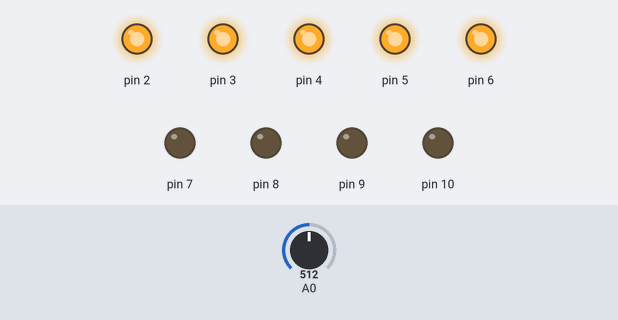
This sketch was run on a simulated Arduino Uno, built with avr-gcc and run on an emulated ATmega328P. Shown: output pins drawn as LEDs (lit = HIGH). The test bench sets the inputs (shaded band); at power-on: A0 = 512.

Above: at 1.2 s.
1.3 s: A0 set to 621
2.8 s: A0 set to 653
At 3.2 s:
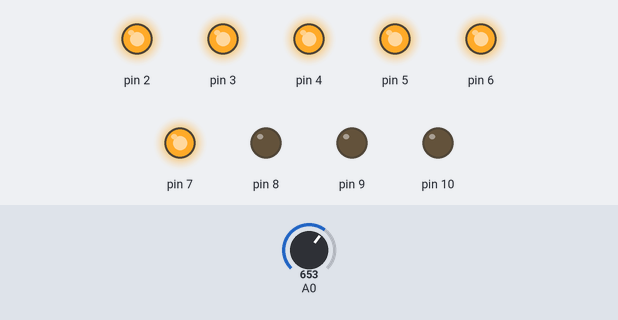
4.3 s: A0 set to 511
At 5.3 s:
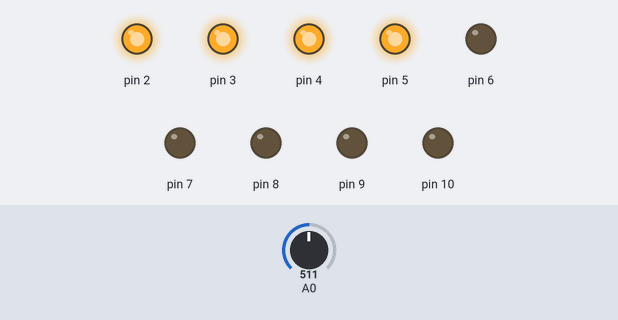
5.8 s: A0 set to 390
7.3 s: A0 set to 372
At 7.7 s:
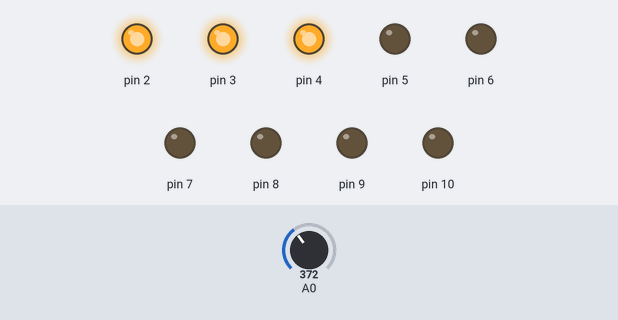
8.8 s: A0 set to 716
At 10.1 s:
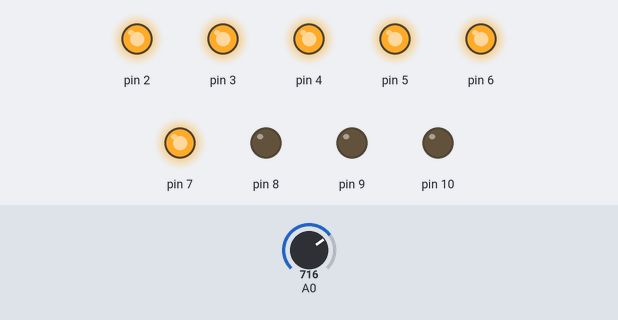
Timing chart, 0 to 11.3 s (numbered marks = the images above; inputs shaded):
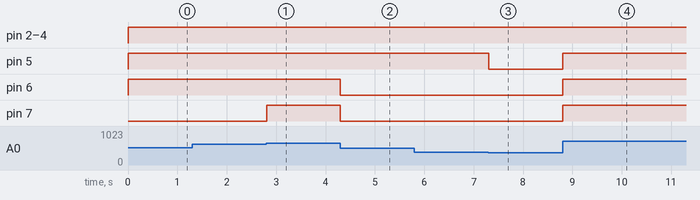

The sketch:

Gr_fico_de_Barras__aula_10_.ino
```cpp
// Variáveis:
int leitura = 0;
int porta = 0;
int leds = 0;

// Inicia uma vez:
void setup()
{
  /* Define A0 como pino de entrada e
  os pinos de 2 a 10 como de saída: */
  pinMode(A0, INPUT);
  pinMode(2, OUTPUT);
  pinMode(3, OUTPUT);
  pinMode(4, OUTPUT);
  pinMode(5, OUTPUT);
  pinMode(6, OUTPUT);
  pinMode(7, OUTPUT);
  pinMode(8, OUTPUT);
  pinMode(9, OUTPUT);
  pinMode(10, OUTPUT);
}

void loop()
{
  /* Lê o valor analógico (do pino A0) e
  mapeia para a faixa de 2 até 10: */
  leitura = analogRead(A0);
  leds = map(leitura, 0, 1023, 2, 10);

  // Percorre as portas usadas do Arduino:
  for (porta = 2; porta <= 10; porta += 1) {
    if (porta <= leds) {
      // Acende o LED:
      digitalWrite(porta, HIGH);
    } else {
      // Apaga o LED:
      digitalWrite(porta, LOW);
    }
  }
  // Pausa de 10 ms:
  delay(10);
}
```

Measured:
- the behaviour switches between 639 and 640 on A0 (found by bisection; images 0 and 1)
- the behaviour switches between 384 and 383 on A0 (found by bisection; images 2 and 3)
- after the input at 1.3 s, every drawn part: stays the same
- after the input at 2.8 s, pin 7: LOW → HIGH at once
- after the input at 4.3 s, pin 6, pin 7: HIGH → LOW at once
- after the input at 5.8 s, every drawn part: stays the same
- after the input at 7.3 s, pin 5: HIGH → LOW at once
- after the input at 8.8 s, pin 5–7: LOW → HIGH at once
